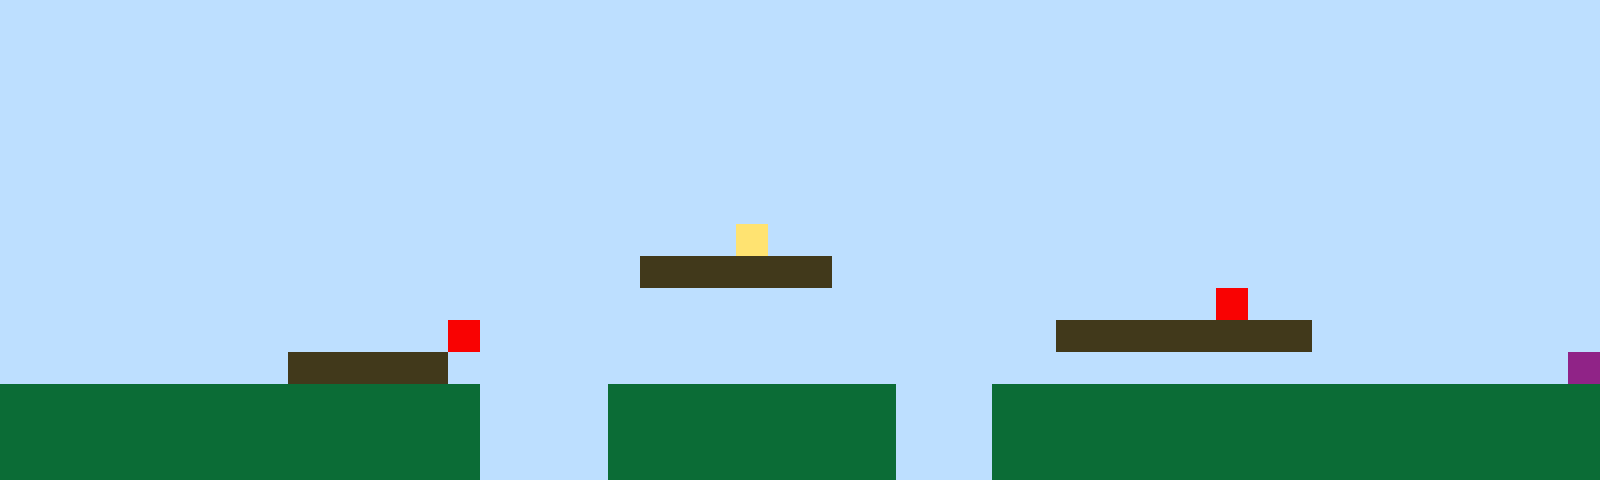

Below is a game level as drawn by its tile map, then a one-line description and the .tmx file that defines it, in full:
An orthogonal 50x15 tile map with 32x32 px tiles, 1 tile layer (Tile Layer 1).

<map version="1.10" tiledversion="1.11.2" orientation="orthogonal" renderorder="right-up" width="50" height="15" tilewidth="32" tileheight="32" infinite="0" nextlayerid="2" nextobjectid="1"><editorsettings><export target="map1.csv" format="csv" /></editorsettings><tileset firstgid="1" name="sprites" tilewidth="32" tileheight="32" tilecount="6" columns="3"><image source="sprites.png" width="96" height="64" /></tileset><layer id="1" name="Tile Layer 1" width="50" height="15"><data encoding="csv">1,1,1,1,1,1,1,1,1,1,1,1,1,1,1,1,1,1,1,1,1,1,1,1,1,1,1,1,1,1,1,1,1,1,1,1,1,1,1,1,1,1,1,1,1,1,1,1,1,1,1,1,1,1,1,1,1,1,1,1,1,1,1,1,1,1,1,1,1,1,1,1,1,1,1,1,1,1,1,1,1,1,1,1,1,1,1,1,1,1,1,1,1,1,1,1,1,1,1,1,1,1,1,1,1,1,1,1,1,1,1,1,1,1,1,1,1,1,1,1,1,1,1,1,1,1,1,1,1,1,1,1,1,1,1,1,1,1,1,1,1,1,1,1,1,1,1,1,1,1,1,1,1,1,1,1,1,1,1,1,1,1,1,1,1,1,1,1,1,1,1,1,1,1,1,1,1,1,1,1,1,1,1,1,1,1,1,1,1,1,1,1,1,1,1,1,1,1,1,1,1,1,1,1,1,1,1,1,1,1,1,1,1,1,1,1,1,1,1,1,1,1,1,1,1,1,1,1,1,1,1,1,1,1,1,1,1,1,1,1,1,1,1,1,1,1,1,1,1,1,1,1,1,1,1,1,1,1,1,1,1,1,1,1,1,1,1,1,1,1,1,1,1,1,1,1,1,1,1,1,1,1,1,1,1,1,1,1,1,1,1,1,1,1,1,1,1,1,1,1,1,1,1,1,1,1,1,1,1,1,1,1,1,1,1,1,1,1,1,1,1,1,1,1,1,1,1,1,1,1,1,1,1,1,1,1,1,1,1,1,1,1,1,1,1,1,1,1,1,1,1,1,1,1,1,1,1,1,1,1,1,1,1,1,1,1,1,1,1,1,1,1,1,4,1,1,1,1,1,1,1,1,1,1,1,1,1,1,1,1,1,1,1,1,1,1,1,1,1,1,1,1,1,1,1,1,1,1,1,1,1,1,1,1,1,1,1,1,1,1,3,3,3,3,3,3,1,1,1,1,1,1,1,1,1,1,1,1,1,1,1,1,1,1,1,1,1,1,1,1,1,1,1,1,1,1,1,1,1,1,1,1,1,1,1,1,1,1,1,1,1,1,1,1,1,1,1,1,1,1,1,1,1,1,1,1,1,1,5,1,1,1,1,1,1,1,1,1,1,1,1,1,1,1,1,1,1,1,1,1,1,1,1,1,5,1,1,1,1,1,1,1,1,1,1,1,1,1,1,1,1,1,1,3,3,3,3,3,3,3,3,1,1,1,1,1,1,1,1,1,1,1,1,1,1,1,1,1,1,3,3,3,3,3,1,1,1,1,1,1,1,1,1,1,1,1,1,1,1,1,1,1,1,1,1,1,1,1,1,1,1,1,1,1,1,1,1,1,1,6,2,2,2,2,2,2,2,2,2,2,2,2,2,2,2,1,1,1,1,2,2,2,2,2,2,2,2,2,1,1,1,2,2,2,2,2,2,2,2,2,2,2,2,2,2,2,2,2,2,2,2,2,2,2,2,2,2,2,2,2,2,2,2,2,2,1,1,1,1,2,2,2,2,2,2,2,2,2,1,1,1,2,2,2,2,2,2,2,2,2,2,2,2,2,2,2,2,2,2,2,2,2,2,2,2,2,2,2,2,2,2,2,2,2,2,1,1,1,1,2,2,2,2,2,2,2,2,2,1,1,1,2,2,2,2,2,2,2,2,2,2,2,2,2,2,2,2,2,2,2</data></layer></map>
